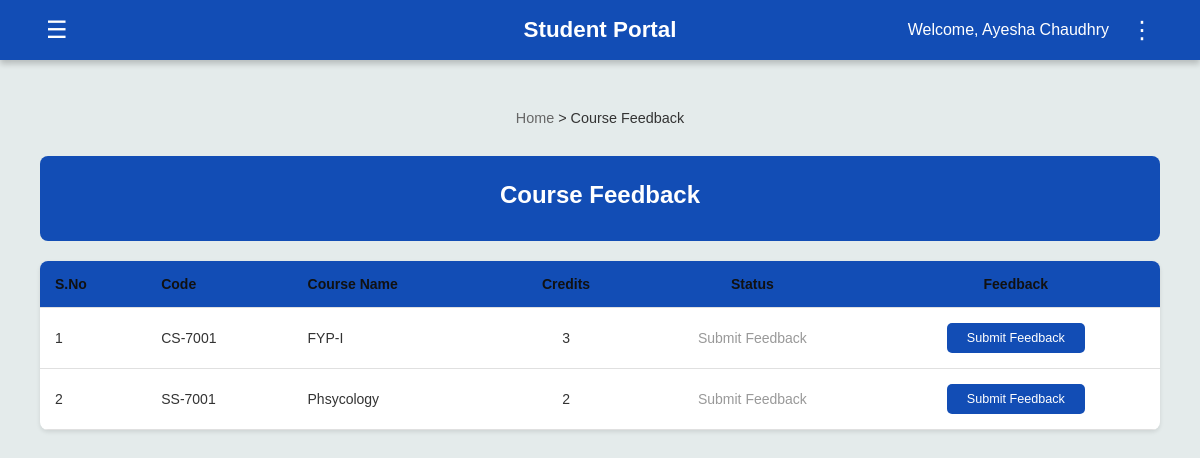
The app's page /student/feedback (signed in) with its own data.
### tables this page shows
CREATE TABLE students (
        Roll_No TEXT PRIMARY KEY,
        Name TEXT,
        Gender TEXT,
        DOB TEXT,
        CNIC TEXT,
        Email TEXT,
        Mobile_No TEXT,
        Current_Address TEXT,
        Permanent_Address TEXT,
        Home_Phone TEXT,
        Postal_Code TEXT,
        Password TEXT
    );

CREATE TABLE teachers (
            Teacher_ID TEXT PRIMARY KEY,
            Name TEXT,
            Gender TEXT,
            DOB TEXT,
            CNIC TEXT,
            Email TEXT,
            Mobile_No TEXT,
            Current_Address TEXT,
            Permanent_Address TEXT,
            Home_Phone TEXT,
            Postal_Code TEXT,
            Department TEXT,
            Course_Code TEXT,
            Course_Name TEXT
        );

### app.py (the view)
@app.route('/student/feedback', methods=['GET'])
def student_feedback_form():
    if 'user' not in session:
        flash('Please login as student', 'error')
        return redirect(url_for('student_login'))
    roll_no = session['user']
    conn = sqlite3.connect('flake.db')
    conn.row_factory = sqlite3.Row
    cur = conn.cursor()
    cur.execute("""
        SELECT Roll_No, Name
        FROM students
        WHERE Roll_No = ?
    """, (roll_no,))
    student = cur.fetchone()
    if not student:
        conn.close()
        flash("Student not found!", "danger")
        return redirect(url_for('student_home'))
    cur.execute("""
        SELECT DISTINCT
               e.Course_Code,
               c.Course_Name,
               c.Credit_Hr,
               t.Teacher_ID,
               t.Name AS Teacher_Name,
               CASE
                    WHEN f.id IS NOT NULL THEN 'Feedback Submitted'
                    ELSE 'Submit Feedback'
               END AS Status
        FROM enrollments e
        JOIN courses c ON e.Course_Code = c.Course_Code
        LEFT JOIN teacher_courses tc ON c.Course_Code = tc.Course_Code
        LEFT JOIN teachers t ON tc.Teacher_ID = t.Teacher_ID
        LEFT JOIN feedback f ON e.Roll_No = f.Roll_No AND e.Course_Code = f.Course_Code
        WHERE e.Roll_No = ?
        GROUP BY e.Course_Code
    """, (roll_no,))
    courses = cur.fetchall()
    conn.close()
    return render_template('student_feedback_list.html', courses=courses)

### templates/student_feedback_list.html (shortened to what this page needs)
<!DOCTYPE html>
<html lang="en">
  <head>
    <link rel="stylesheet" href="{{ url_for('static', filename='portal_template.css') }}" />
    <link rel="stylesheet" href="{{ url_for('static', filename='feedback_styles.css') }}" />
    <link rel="stylesheet" href="https://cdnjs.cloudflare.com/ajax/libs/font-awesome/6.5.0/css/all.min.css" />
  </head>
  <body>
    <header>
      <button class="left-btn" id="menuToggle">&#9776;</button>
      <h1 class="portal-title"><b>Student Portal</b></h1>
      <div class="user-info">
        <span>Welcome, {{ session.get('user_name', 'Student') }}</span>
        <button class="options-btn" id="optionsToggle">&#8942;</button>
      </div>
    </header>
    <main>
      <div class="breadcrumb">
        <span style="color: #666;">Home</span> > <span style="color: #333;">Course Feedback</span>
      </div>
      <div class="page-header">
        <h2>Course Feedback</h2>
      </div>
      <div class="table-container">
        <table>
          <thead>
            <tr>
              <th>S.No</th>
              <th>Code</th>
              <th>Course Name</th>
              <th style="text-align: center;">Credits</th>
              <th style="text-align: center;">Status</th>
              <th style="text-align: center;">Feedback</th>
            </tr>
          </thead>
          <tbody>
            {% if courses %}
              {% for course in courses %}
              <tr>
                <td>{{ loop.index }}</td>
                <td>{{ course.Course_Code }}</td>
                <td>{{ course.Course_Name }}</td>
                <td style="text-align: center;">{{ course.Credit_Hr }}</td>
                <td style="text-align: center;">
                  {% if course.Status == 'Feedback Submitted' %}
                    <span class="status-submitted">{{ course.Status }}</span>
                  {% else %}
                    <span class="status-pending">{{ course.Status }}</span>
                  {% endif %}
                </td>
                <td style="text-align: center;">
                  {% if course.Status == 'Submit Feedback' %}
                    <a href="{{ url_for('student_feedback_form_detail', course_code=course.Course_Code) }}"
                          class="btn btn-primary">
                          Submit Feedback
                    </a>
                  {% else %}
                    <span class="status-submitted">✓ Submitted</span>
                  {% endif %}
                </td>
              </tr>
              {% endfor %}
            {% else %}
              <tr>
                <td colspan="6" style="padding: 40px; text-align: center; color: #999;">
                  No courses available for feedback
                </td>
              </tr>
            {% endif %}
          </tbody>
        </table>
      </div>
    </main>
  </body>
</html>

### static/portal_template.css (style rules this page uses)
body { margin: 0; font-family: Arial, Helvetica, sans-serif; background-color: #E4EBEB; color: #333; }
header { background-color: #124DB5; display: flex; justify-content: space-between; align-items: center; padding: 15px 40px; color: white; box-shadow: 0 4px 6px rgba(0,0,0,0.2); position: relative; }
.left-btn, .options-btn { background: none; border: none; color: white; font-size: 24px; cursor: pointer; position: relative; }
.user-info { display: flex; align-items: center; gap: 15px; position: relative; }
main { padding: 40px; text-align: center; }
.portal-title { position: absolute; left: 50%; transform: translateX(-50%); font-size: 1.4rem; font-weight: bold; }
table { width: 100%; border-collapse: collapse; }
th, td { padding: 10px 12px; border-bottom: 1px solid #e0e0e0; text-align: left; font-size: 14px; }
th { background-color: #124DB5; color: white; }
h2 { border-bottom: 2px solid #124DB5; padding-bottom: 5px; margin-top: 30px; }
.btn-primary, button.btn-primary { padding: 8px 16px; border: none; border-radius: 4px; background-color: #3f51b5; color: #ffffff; font-size: 14px; cursor: pointer; transition: background-color 0.2s ease; }

### static/feedback_styles.css (style rules this page uses)
.breadcrumb { font-size: 0.9em; margin-bottom: 20px; padding: 10px 0; }
.page-header { background: #124DB5; color: white; padding: 25px 30px; border-radius: 8px; margin-bottom: 20px; }
.page-header h2 { margin: 0; font-size: 1.5em; }
.table-container { background: white; border-radius: 8px; overflow: hidden; box-shadow: 0 2px 4px rgba(0,0,0,0.1); }
.table-container table { width: 100%; border-collapse: collapse; }
.table-container thead tr { background: #E3E7F5; }
.table-container th { padding: 15px; text-align: left; font-weight: 600; color: #111; }
.table-container td { padding: 15px; color: #333; }
.table-container tbody tr { border-bottom: 1px solid #E0E2EC; }
.status-pending { color: #999; }
.btn-primary { display: inline-block; background: #124DB5; color: white; padding: 8px 20px; border-radius: 5px; text-decoration: none; font-size: 0.9em; transition: background 0.3s; border: none; cursor: pointer; font-weight: 500; }

### records on screen
students: get "Ayesha Chaudhry"
teachers: Course_Code "CS-7001", Course_Name "FYP-I", Credit_Hr "3", Status "Submit Feedback"
teachers: Course_Code "SS-7001", Course_Name "Phsycology", Credit_Hr "2", Status "Submit Feedback"
